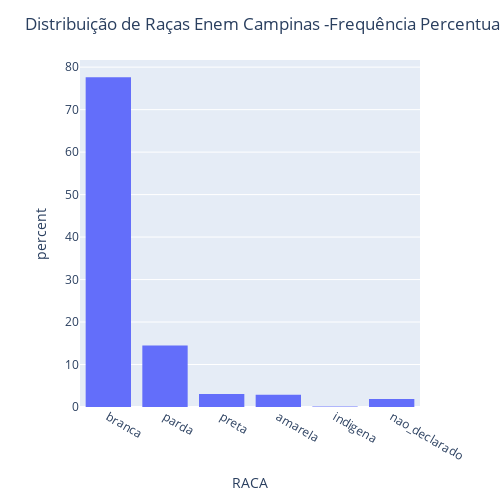

Notebook cell for this chart:
### Code cell
# Frequência Percentual Relativa
# (percent, probability, density)
grafico = express.histogram(campinas, x="RACA", nbins=5, histnorm="percent")
grafico.update_layout(width=500, height=500, title_text= "Distribuição de Raças Enem Campinas -Frequência Percentual Relativa")
grafico.show()

### Figure 1 — Plotly figure (JSON) as saved in the notebook; plotly's stock layout.template omitted (floating-point values rounded to 4 significant figures; data arrays with more than 128 entries replaced by an {"elided": "..."} marker saying what was removed)
{"data": [{"alignmentgroup": "True", "bingroup": "x", "histnorm": "percent", "hovertemplate": "RACA=%{x}<br>percent=%{y}<extra></extra>", "legendgroup": "", "marker": {"color": "#636efa", "pattern": {"shape": ""}}, "name": "", "nbinsx": 5, "offsetgroup": "", "orientation": "v", "showlegend": false, "type": "histogram", "x": {"elided": "1982 str values"}, "xaxis": "x", "yaxis": "y"}], "layout": {"barmode": "relative", "height": 500, "legend": {"tracegroupgap": 0}, "margin": {"t": 60}, "title": {"text": "Distribuição de Raças Enem Campinas -Frequência Percentual Relativa"}, "width": 500, "xaxis": {"anchor": "y", "domain": [0, 1], "title": {"text": "RACA"}}, "yaxis": {"anchor": "x", "domain": [0, 1], "title": {"text": "percent"}}}}
